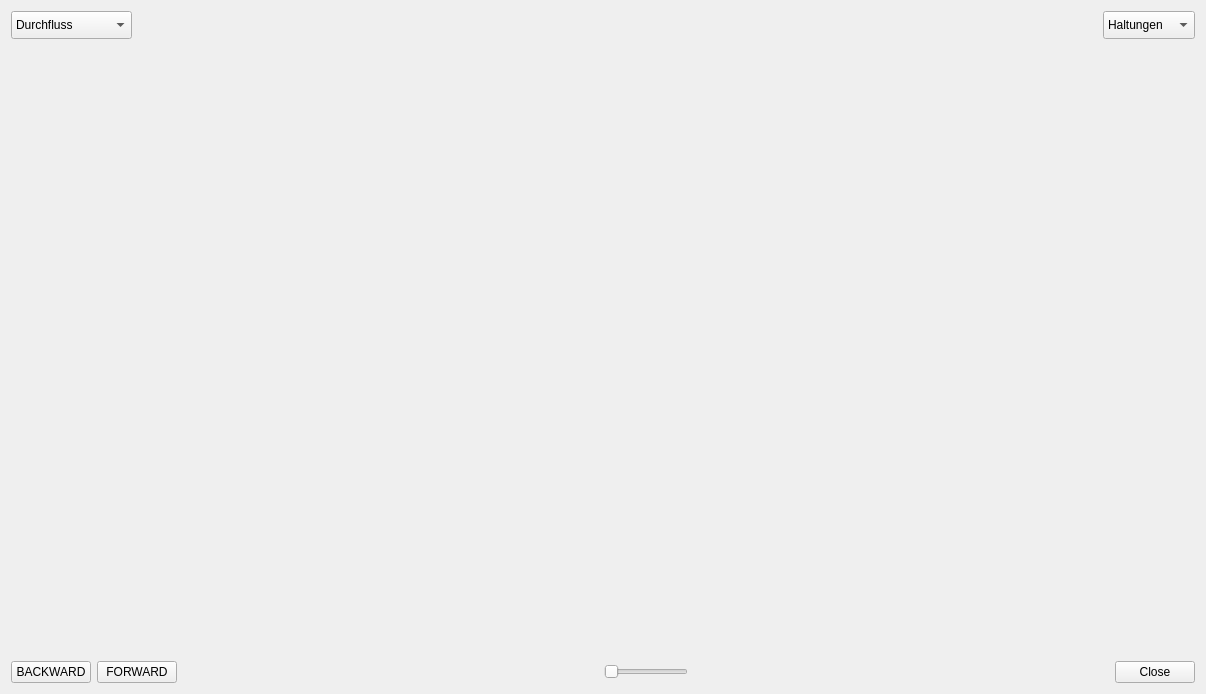
<?xml version="1.0" encoding="UTF-8"?>
<ui version="4.0">
 <class>Form</class>
 <widget class="QWidget" name="Form">
  <property name="geometry">
   <rect>
    <x>0</x>
    <y>0</y>
    <width>1206</width>
    <height>694</height>
   </rect>
  </property>
  <property name="windowTitle">
   <string>Form</string>
  </property>
  <layout class="QGridLayout" name="gridLayout_3">
   <item row="1" column="0">
    <layout class="QGridLayout" name="gridLayout">
     <property name="topMargin">
      <number>0</number>
     </property>
     <item row="1" column="0">
      <layout class="QHBoxLayout" name="horizontalLayout_2">
       <item>
        <widget class="QPushButton" name="btn_backward">
         <property name="text">
          <string>BACKWARD</string>
         </property>
        </widget>
       </item>
       <item>
        <widget class="QPushButton" name="btn_forward">
         <property name="text">
          <string>FORWARD</string>
         </property>
        </widget>
       </item>
       <item>
        <spacer name="horizontalSpacer">
         <property name="orientation">
          <enum>Qt::Horizontal</enum>
         </property>
         <property name="sizeHint" stdset="0">
          <size>
           <width>40</width>
           <height>20</height>
          </size>
         </property>
        </spacer>
       </item>
       <item alignment="Qt::AlignHCenter">
        <widget class="QSlider" name="slider">
         <property name="orientation">
          <enum>Qt::Horizontal</enum>
         </property>
        </widget>
       </item>
       <item>
        <spacer name="horizontalSpacer_2">
         <property name="orientation">
          <enum>Qt::Horizontal</enum>
         </property>
         <property name="sizeHint" stdset="0">
          <size>
           <width>40</width>
           <height>20</height>
          </size>
         </property>
        </spacer>
       </item>
       <item>
        <widget class="QDialogButtonBox" name="buttonBox">
         <property name="sizePolicy">
          <sizepolicy hsizetype="Maximum" vsizetype="Fixed">
           <horstretch>0</horstretch>
           <verstretch>0</verstretch>
          </sizepolicy>
         </property>
         <property name="standardButtons">
          <set>QDialogButtonBox::Close</set>
         </property>
        </widget>
       </item>
      </layout>
     </item>
     <item row="0" column="0">
      <layout class="QHBoxLayout" name="horizontalLayout_3">
       <item>
        <layout class="QVBoxLayout" name="verticalLayout_2"/>
       </item>
      </layout>
     </item>
    </layout>
   </item>
   <item row="0" column="0">
    <layout class="QVBoxLayout" name="verticalLayout">
     <item>
      <layout class="QHBoxLayout" name="horizontalLayout">
       <item>
        <widget class="QComboBox" name="combo_method">
         <property name="minimumSize">
          <size>
           <width>92</width>
           <height>28</height>
          </size>
         </property>
         <item>
          <property name="text">
           <string>Durchfluss</string>
          </property>
         </item>
         <item>
          <property name="text">
           <string>Geschwindigkeit</string>
          </property>
         </item>
         <item>
          <property name="text">
           <string>Auslastung</string>
          </property>
         </item>
        </widget>
       </item>
       <item>
        <spacer name="horizontalSpacer_3">
         <property name="orientation">
          <enum>Qt::Horizontal</enum>
         </property>
         <property name="sizeHint" stdset="0">
          <size>
           <width>40</width>
           <height>20</height>
          </size>
         </property>
        </spacer>
       </item>
       <item>
        <widget class="QComboBox" name="combo_type">
         <property name="sizePolicy">
          <sizepolicy hsizetype="Preferred" vsizetype="Fixed">
           <horstretch>0</horstretch>
           <verstretch>0</verstretch>
          </sizepolicy>
         </property>
         <property name="minimumSize">
          <size>
           <width>92</width>
           <height>28</height>
          </size>
         </property>
         <property name="layoutDirection">
          <enum>Qt::LeftToRight</enum>
         </property>
         <item>
          <property name="text">
           <string>Haltungen</string>
          </property>
         </item>
         <item>
          <property name="text">
           <string>Schächte</string>
          </property>
         </item>
        </widget>
       </item>
      </layout>
     </item>
     <item>
      <widget class="QStackedWidget" name="stackedWidget">
       <widget class="QWidget" name="page"/>
       <widget class="QWidget" name="page_2"/>
      </widget>
     </item>
    </layout>
   </item>
  </layout>
 </widget>
 <resources/>
 <connections>
  <connection>
   <sender>buttonBox</sender>
   <signal>clicked(QAbstractButton*)</signal>
   <receiver>Form</receiver>
   <slot>close()</slot>
   <hints>
    <hint type="sourcelabel">
     <x>59</x>
     <y>24</y>
    </hint>
    <hint type="destinationlabel">
     <x>602</x>
     <y>346</y>
    </hint>
   </hints>
  </connection>
 </connections>
</ui>
